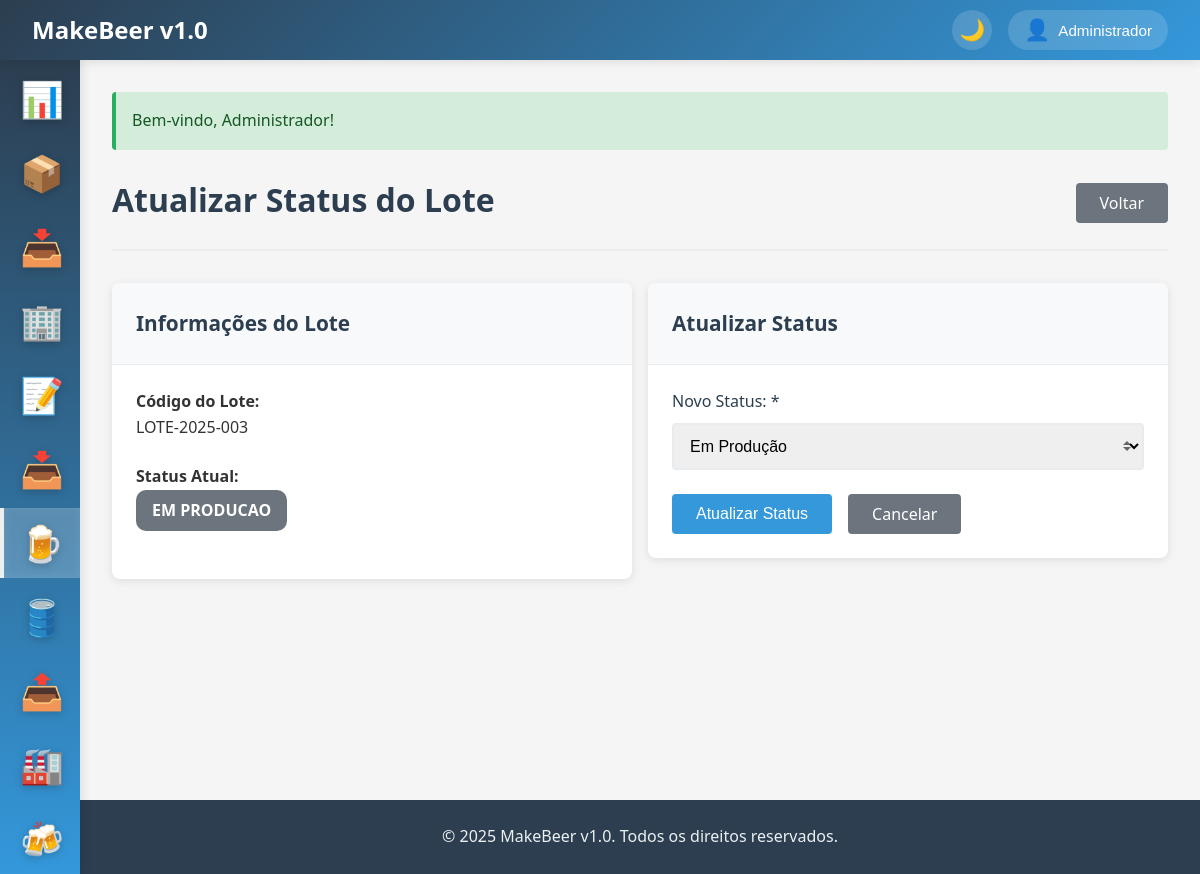
Page /producao/atualizarStatus?id=3 (signed in) on the committed database.
### tables this page shows
CREATE TABLE IF NOT EXISTS lotes_producao (
    id INT AUTO_INCREMENT PRIMARY KEY,
    codigo VARCHAR(50) UNIQUE NOT NULL,
    receita_id INT NOT NULL,
    volume_planejado DECIMAL(8,2) NOT NULL,
    volume_real DECIMAL(8,2),
    data_inicio DATE NOT NULL,
    data_fim DATE,
    status ENUM('planejado', 'em_producao', 'fermentando', 'maturando', 'finalizado', 'cancelado') DEFAULT 'planejado',
    densidade_inicial DECIMAL(4,3),
    densidade_final DECIMAL(4,3),
    ph_inicial DECIMAL(3,2),
    ph_final DECIMAL(3,2),
    temperatura_fermentacao DECIMAL(4,1),
    rendimento DECIMAL(5,2),
    observacoes TEXT,
    responsavel_id INT,
    envase_iniciado BOOLEAN DEFAULT FALSE,
    envase_finalizado BOOLEAN DEFAULT FALSE,
    data_envase DATE NULL,
    created_at TIMESTAMP DEFAULT CURRENT_TIMESTAMP,
    updated_at TIMESTAMP DEFAULT CURRENT_TIMESTAMP ON UPDATE CURRENT_TIMESTAMP,
    FOREIGN KEY (receita_id) REFERENCES receitas(id),
    FOREIGN KEY (responsavel_id) REFERENCES usuarios(id),
    INDEX idx_status (status),
    INDEX idx_data_inicio (data_inicio),
    INDEX idx_codigo (codigo)
);

### app/controllers/BaseController.php (called while the page is built, shortened)
<?php
class BaseController {
    protected function view($view, $data = []) {
        extract($data);
        $viewPath = __DIR__ . '/../views/' . $view . '.php';
        require_once $viewPath;
    }
    protected function getGet($key, $default = '') {
        return trim($_GET[$key]);
    }
}
?>

### app/config/database.php (called while the page is built, shortened)
<?php
class Database {
    private static $instance = null;
    private $connection;
    private function __construct() {
        try {
            $dsn = "mysql:host=" . DB_HOST . ";dbname=" . DB_NAME . ";charset=" . DB_CHARSET;
            $options = [
                PDO::ATTR_ERRMODE => PDO::ERRMODE_EXCEPTION,
                PDO::ATTR_DEFAULT_FETCH_MODE => PDO::FETCH_ASSOC,
                PDO::ATTR_EMULATE_PREPARES => false,
            ];
            $this->connection = new PDO($dsn, DB_USER, DB_PASS, $options);
        } catch (PDOException $e) {
            die("Erro na conexão com o banco de dados: " . $e->getMessage());
        }
    }
    public static function getInstance() {
        if (self::$instance === null) {
            self::$instance = new self();
        }
        return self::$instance;
    }
    public function query($sql, $params = []) {
        try {
            $stmt = $this->connection->prepare($sql);
            $stmt->execute($params);
            return $stmt;
        } catch (PDOException $e) {
            error_log("Erro na query: " . $e->getMessage());
            throw $e;
        }
    }
    public function fetchOne($sql, $params = []) {
        $stmt = $this->query($sql, $params);
        return $stmt->fetch();
    }
}
?>

### app/models/BaseModel.php (called while the page is built, shortened)
<?php
abstract class BaseModel {
    protected $db;
    protected $table;
    protected $primaryKey = 'id';
    public function __construct() {
        $this->db = Database::getInstance();
    }
    public function find($id) {
        $sql = "SELECT * FROM {$this->table} WHERE {$this->primaryKey} = ?";
        return $this->db->fetchOne($sql, [$id]);
    }
}
?>

### app/views/producao/atualizar-status.php (the view, shortened to what this page needs)
<?php
include 'app/views/layouts/header.php';
?>
<div class="page-header d-flex justify-content-between align-items-center">
    <h1 class="page-title">Atualizar Status do Lote</h1>
    <div class="page-actions">
        <a href="/producao/viewProducao?id=<?= $lote['id'] ?>" class="btn btn-secondary">Voltar</a>
    </div>
</div>
<div class="row">
    <div class="col col-6">
        <div class="card">
            <div class="card-header">
                <h3 class="card-title">Informações do Lote</h3>
            </div>
            <div class="card-body">
                <div class="mb-3">
                    <strong>Código do Lote:</strong>
                    <p><?= $lote['codigo'] ?? 'N/A' ?></p>
                </div>
                <div class="mb-3">
                    <strong>Status Atual:</strong>
                    <p>
                        <?php
                        $statusClass = match($lote['status']) {
                            'planejado' => 'secondary',
                            'em_andamento' => 'info',
                            'fermentacao' => 'warning',
                            'maturacao' => 'warning',
                            'finalizado' => 'success',
                            'cancelado' => 'danger',
                            default => 'secondary'
                        };
                        ?>
                        <span class="badge badge-<?= $statusClass ?>" style="font-size: 1rem; padding: 0.5rem 1rem;">
                            <?= ucfirst(str_replace('_', ' ', $lote['status'])) ?>
                        </span>
                    </p>
                </div>
            </div>
        </div>
    </div>
    <div class="col col-6">
        <div class="card">
            <div class="card-header">
                <h3 class="card-title">Atualizar Status</h3>
            </div>
            <div class="card-body">
                <form method="POST" action="/producao/atualizar-status">
                    <div class="form-group">
                        <label class="form-label">Novo Status: *</label>
                        <select name="novo_status" class="form-control form-select" required>
                            <option value="em_producao" <?= $lote['status'] == 'em_producao' ? 'selected' : '' ?>>Em Produção</option>
                        </select>
                    </div>
                    <div class="d-flex gap-2">
                        <button type="submit" class="btn btn-primary">Atualizar Status</button>
                        <a href="/producao/viewProducao?id=<?= $lote['id'] ?>" class="btn btn-secondary">Cancelar</a>
                    </div>
                </form>
            </div>
        </div>
    </div>
</div>
<?php include 'app/views/layouts/footer.php'; ?>

### public/css/style.css (style rules this page uses)
* { margin: 0; padding: 0; box-sizing: border-box; }
body { font-family: 'Segoe UI', Tahoma, Geneva, Verdana, sans-serif; background-color: #f5f5f5; color: #333; line-height: 1.6; overflow-x: hidden; }
.page-header { margin-bottom: 2rem; padding-bottom: 1rem; border-bottom: 2px solid #e9ecef; }
.page-title { font-size: 2rem; color: #2c3e50; margin-bottom: 0.5rem; }
.card { background: white; border-radius: 8px; box-shadow: 0 2px 10px rgba(0, 0, 0, 0.1); margin-bottom: 1.5rem; overflow: hidden; }
.card-header { padding: 1.5rem; background: #f8f9fa; border-bottom: 1px solid #e9ecef; }
.card-title { font-size: 1.3rem; color: #2c3e50; margin: 0; }
.card-body { padding: 1.5rem; }
.form-group { margin-bottom: 1.5rem; }
.form-label { display: block; margin-bottom: 0.5rem; font-weight: 500; color: #2c3e50; }
.form-control { width: 100%; padding: 0.75rem; border: 2px solid #e9ecef; border-radius: 4px; font-size: 1rem; transition: border-color 0.3s ease; }
.form-select { background-repeat: no-repeat; background-position: right 0.7rem center; background-size: 8px 10px; padding-right: 2.5rem; }
.btn { display: inline-block; padding: 0.75rem 1.5rem; border: none; border-radius: 4px; font-size: 1rem; font-weight: 500; text-decoration: none; text-align: center; cursor: pointer; transition: all 0.3s ease; line-height: 1; }
.btn-primary { background: #3498db; color: white; }
.btn-secondary { background: #6c757d; color: white; }
.badge { display: inline-block; padding: 0.25rem 0.5rem; font-size: 0.75rem; font-weight: 600; border-radius: 10px; text-transform: uppercase; }
.badge-secondary { background: #6c757d; color: white; }
.mb-3 { margin-bottom: 1.5rem; }
.d-flex { display: flex; }
.justify-content-between { justify-content: space-between; }
.align-items-center { align-items: center; }
.gap-2 { gap: 1rem; }
.row { display: flex; flex-wrap: wrap; margin: 0 -0.5rem; }
.col { flex: 1; padding: 0 0.5rem; }
.col-6 { flex: 0 0 50%; max-width: 50%; }

### rows in the picture
lotes_producao: codigo "LOTE-2025-003", status "EM PRODUCAO", novo_status "Em Produção"

### other values in the picture
APP_NAME "MakeBeer v1.0"
$user['nome'] "Administrador"
$message "Bem-vindo, Administrador!"
